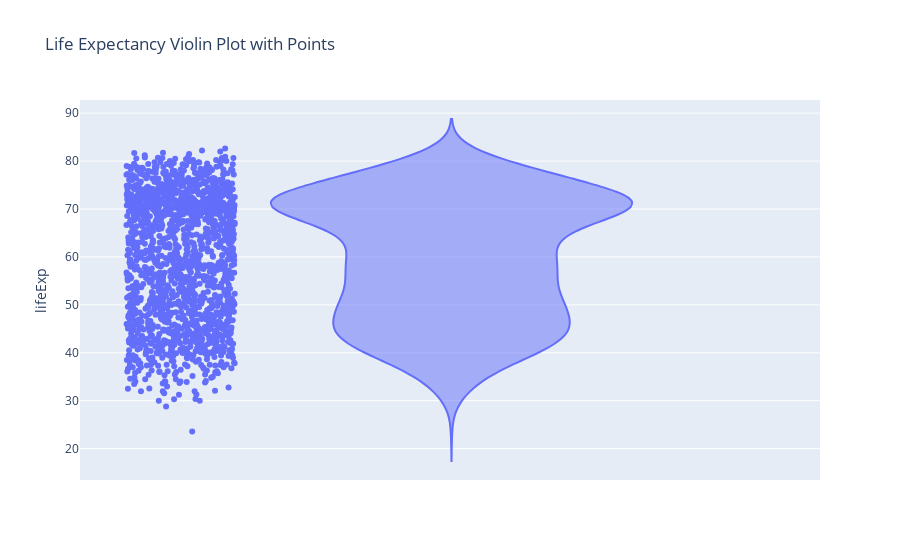

Notebook cell for this chart:
### Markdown cell above
[Back to top](#Index:) 

### Problem 6

#### Violin Plot with points of Life Expectancy with `plotly`



Create a Violin Plot of the Life Expectancy data alongside the actual points using `plotly`.

### Code cell
#violin in plotly with points = "all"
fig = px.violin(gapminder, y="lifeExp", points="all", title="Life Expectancy Violin Plot with Points")
fig.show()

### Figure 1 — Plotly figure (JSON) as saved in the notebook; plotly's stock layout.template omitted (floating-point values rounded to 4 significant figures; data arrays with more than 128 entries replaced by an {"elided": "..."} marker saying what was removed)
{"data": [{"alignmentgroup": "True", "box": {"visible": false}, "hovertemplate": "lifeExp=%{y}<extra></extra>", "legendgroup": "", "marker": {"color": "#636efa"}, "name": "", "offsetgroup": "", "orientation": "v", "points": "all", "scalegroup": "True", "showlegend": false, "type": "violin", "x0": " ", "xaxis": "x", "y": {"elided": "1704 float values"}, "y0": " ", "yaxis": "y"}], "layout": {"legend": {"tracegroupgap": 0}, "title": {"text": "Life Expectancy Violin Plot with Points"}, "violinmode": "group", "xaxis": {"anchor": "y", "domain": [0, 1]}, "yaxis": {"anchor": "x", "domain": [0, 1], "title": {"text": "lifeExp"}}}}
